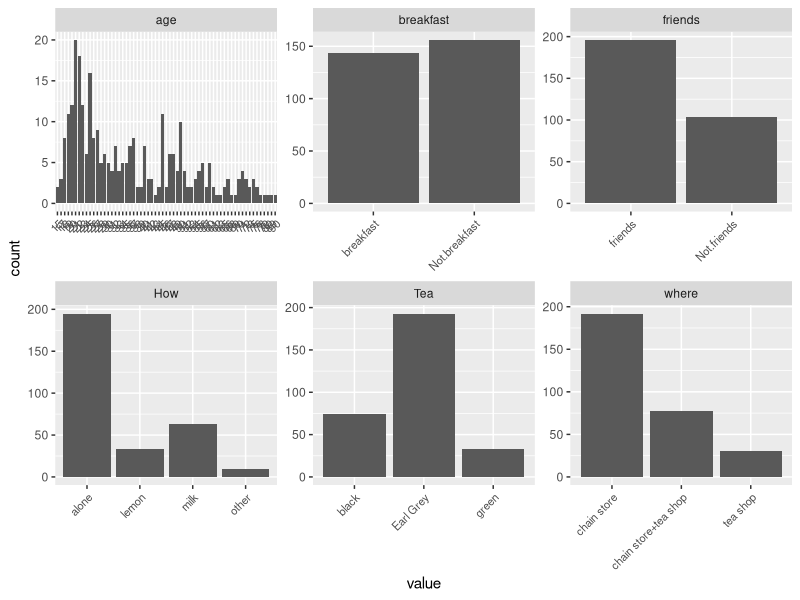
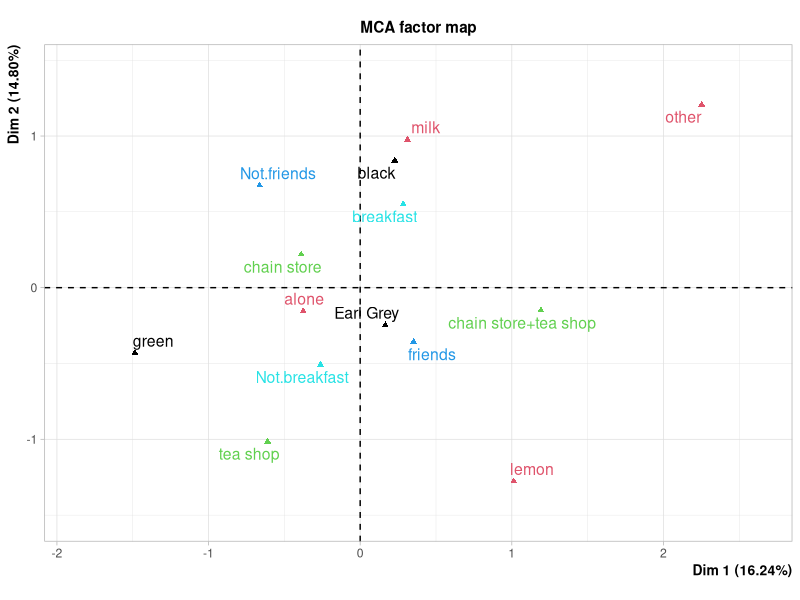

These figures' R source, in order:
## ---- chunk 1
library(FactoMineR)
library(tidyr)
library(dplyr)
library(ggplot2)
## ---- chunk 2
data(tea)
dim(tea)
str(tea)

tea_time <-tea%>% dplyr::select(Tea, age, How, where, friends, breakfast)

summary(tea_time)
gather(tea_time) %>% ggplot(aes(value)) + facet_wrap("key", scales = "free") +geom_bar()+
  theme(axis.text.x = element_text(angle = 45, hjust = 1, size = 8))

mca <- MCA(tea_time, quanti.sup= 2, graph = FALSE)
summary(mca)
## ---- chunk 3
dimdesc(mca)
## ---- chunk 4
plot(mca, invisible=c("ind"),habillage = "quali")
